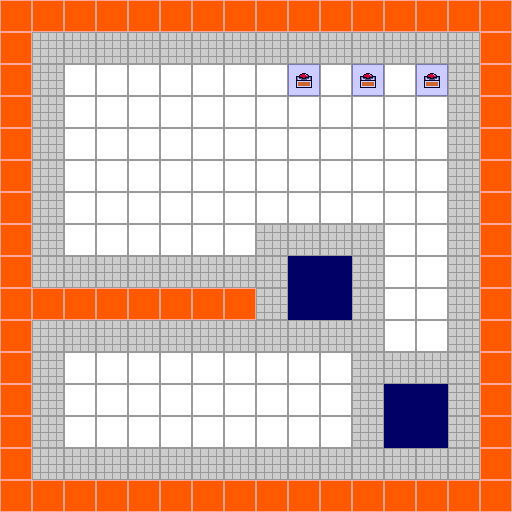

This game map was drawn from its Tiled (.tmx) file and the tilesets committed beside it. A one-line description and the full map source follow:
An orthogonal 16x16 tile map with 32x32 px tiles, 3 tile layers (background, object, collision), 2 tilesets and 5 objects (4x event, enemy).

<map version="1.0" tiledversion="1.0.3" orientation="orthogonal" renderorder="right-down" width="16" height="16" tilewidth="32" tileheight="32" backgroundcolor="#000000" nextobjectid="6">
 <properties>
  <property name="hero_pos" value="4,4" />
  <property name="tileset" value="tilesetdefs/tileset_default.txt" />
  <property name="title" value="Example Map" />
 </properties>
 <tileset firstgid="1" name="collision" tilewidth="32" tileheight="32" tilecount="15" columns="15">
  <image source="tiled_collision.png" width="480" height="32" />
 </tileset>
 <tileset firstgid="16" name="tileset" tilewidth="32" tileheight="32" tilecount="4" columns="4">
  <image source="tileset.png" width="128" height="32" />
 </tileset>
 <layer name="background" width="16" height="16">
  <data encoding="csv">
17,17,17,17,17,17,17,17,17,17,17,17,17,17,17,17,
17,18,18,18,18,18,18,18,18,18,18,18,18,18,18,17,
17,18,16,16,16,16,16,16,16,16,16,16,16,16,18,17,
17,18,16,16,16,16,16,16,16,16,16,16,16,16,18,17,
17,18,16,16,16,16,16,16,16,16,16,16,16,16,18,17,
17,18,16,16,16,16,16,16,16,16,16,16,16,16,18,17,
17,18,16,16,16,16,16,16,16,16,16,16,16,16,18,17,
17,18,16,16,16,16,16,16,18,18,18,18,16,16,18,17,
17,18,18,18,18,18,18,18,18,0,0,18,16,16,18,17,
17,17,17,17,17,17,17,17,18,0,0,18,16,16,18,17,
17,18,18,18,18,18,18,18,18,18,18,18,16,16,18,17,
17,18,16,16,16,16,16,16,16,16,16,18,18,18,18,17,
17,18,16,16,16,16,16,16,16,16,16,18,0,0,18,17,
17,18,16,16,16,16,16,16,16,16,16,18,0,0,18,17,
17,18,18,18,18,18,18,18,18,18,18,18,18,18,18,17,
17,17,17,17,17,17,17,17,17,17,17,17,17,17,17,17
</data>
 </layer>
 <layer name="object" width="16" height="16">
  <data encoding="csv">
0,0,0,0,0,0,0,0,0,0,0,0,0,0,0,0,
0,0,0,0,0,0,0,0,0,0,0,0,0,0,0,0,
0,0,0,0,0,0,0,0,0,19,0,19,0,19,0,0,
0,0,0,0,0,0,0,0,0,0,0,0,0,0,0,0,
0,0,0,0,0,0,0,0,0,0,0,0,0,0,0,0,
0,0,0,0,0,0,0,0,0,0,0,0,0,0,0,0,
0,0,0,0,0,0,0,0,0,0,0,0,0,0,0,0,
0,0,0,0,0,0,0,0,0,0,0,0,0,0,0,0,
0,0,0,0,0,0,0,0,0,0,0,0,0,0,0,0,
0,0,0,0,0,0,0,0,0,0,0,0,0,0,0,0,
0,0,0,0,0,0,0,0,0,0,0,0,0,0,0,0,
0,0,0,0,0,0,0,0,0,0,0,0,0,0,0,0,
0,0,0,0,0,0,0,0,0,0,0,0,0,0,0,0,
0,0,0,0,0,0,0,0,0,0,0,0,0,0,0,0,
0,0,0,0,0,0,0,0,0,0,0,0,0,0,0,0,
0,0,0,0,0,0,0,0,0,0,0,0,0,0,0,0
</data>
 </layer>
 <layer name="collision" width="16" height="16">
  <data encoding="csv">
1,1,1,1,1,1,1,1,1,1,1,1,1,1,1,1,
1,0,0,0,0,0,0,0,0,0,0,0,0,0,0,1,
1,0,0,0,0,0,0,0,0,4,0,4,0,4,0,1,
1,0,0,0,0,0,0,0,0,0,0,0,0,0,0,1,
1,0,0,0,0,0,0,0,0,0,0,0,0,0,0,1,
1,0,0,0,0,0,0,0,0,0,0,0,0,0,0,1,
1,0,0,0,0,0,0,0,0,0,0,0,0,0,0,1,
1,0,0,0,0,0,0,0,0,0,0,0,0,0,0,1,
1,0,0,0,0,0,0,0,0,2,2,0,0,0,0,1,
1,1,1,1,1,1,1,1,0,2,2,0,0,0,0,1,
1,0,0,0,0,0,0,0,0,0,0,0,0,0,0,1,
1,0,0,0,0,0,0,0,0,0,0,0,0,0,0,1,
1,0,0,0,0,0,0,0,0,0,0,0,2,2,0,1,
1,0,0,0,0,0,0,0,0,0,0,0,2,2,0,1,
1,0,0,0,0,0,0,0,0,0,0,0,0,0,0,1,
1,1,1,1,1,1,1,1,1,1,1,1,1,1,1,1
</data>
 </layer>
 <objectgroup name="enemy">
  <object id="1" type="enemy" x="96" y="384" width="32" height="32">
   <properties>
    <property name="category" value="slime" />
    <property name="level" value="1" />
    <property name="number" value="1" />
    <property name="wander_radius" value="2" />
   </properties>
  </object>
 </objectgroup>
 <objectgroup name="event">
  <object id="2" type="event" x="352" y="64" width="32" height="32">
   <properties>
    <property name="activate" value="on_trigger" />
    <property name="hotspot" value="location" />
    <property name="requires_not_item" value="2" />
    <property name="reward_item" value="2" />
    <property name="tooltip" value="Restore Weapon" />
   </properties>
  </object>
  <object id="3" type="event" x="352" y="0" width="32" height="32">
   <properties>
    <property name="activate" value="on_trigger" />
    <property name="hotspot" value="11,2,1,1" />
    <property name="msg" value="You already have a weapon." />
    <property name="requires_item" value="2" />
    <property name="tooltip" value="Restore Weapon" />
   </properties>
  </object>
  <object id="4" type="event" x="416" y="64" width="32" height="32">
   <properties>
    <property name="activate" value="on_trigger" />
    <property name="hotspot" value="location" />
    <property name="intermap" value="maps/starting_room.txt" />
    <property name="tooltip" value="Restart Level" />
   </properties>
  </object>
  <object id="5" type="event" x="288" y="64" width="32" height="32">
   <properties>
    <property name="activate" value="on_trigger" />
    <property name="hotspot" value="location" />
    <property name="restore" value="hpmp" />
    <property name="tooltip" value="Restore HP/MP" />
   </properties>
  </object>
 </objectgroup>
</map>
